Frame 1 (no input): blank canvas, image omitted
Frame 60 (the mouse pressed at the canvas centre just before this capture): blank canvas, image omitted
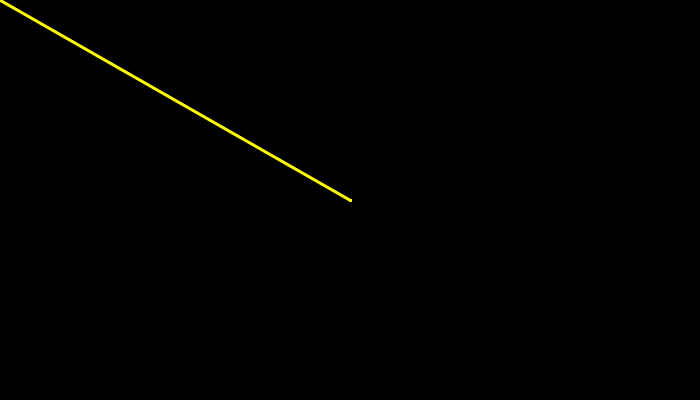
Frame 120 (the mouse held since frame 60 and released just before this capture)

The Processing sketch whose frames 1 and 60 were blank and that drew this single picture after the mouse press (run headless with seeded random() and noise(); from frame 60 on, the mouse is pressed at the canvas centre):

// Processing sketch: paint
// ── paint.pde
void setup() {
  size(700, 400);
  smooth();
  frameRate(60);
  stroke(255,255,0);
  background(0);
}

void draw(){
  
  strokeWeight(3);

  if(mousePressed){
    line(mouseX, mouseY, pmouseX, pmouseY);
  }
  
}


void keyPressed(){
  if(key == 'r'){
    stroke(255,0,0);
  } 
  else if(key == 'g') {
    stroke(0,255,0);
  }
    else {
    noStroke();
    rect(0,0,width,height); 
    fill(0, 50);
  }
}
